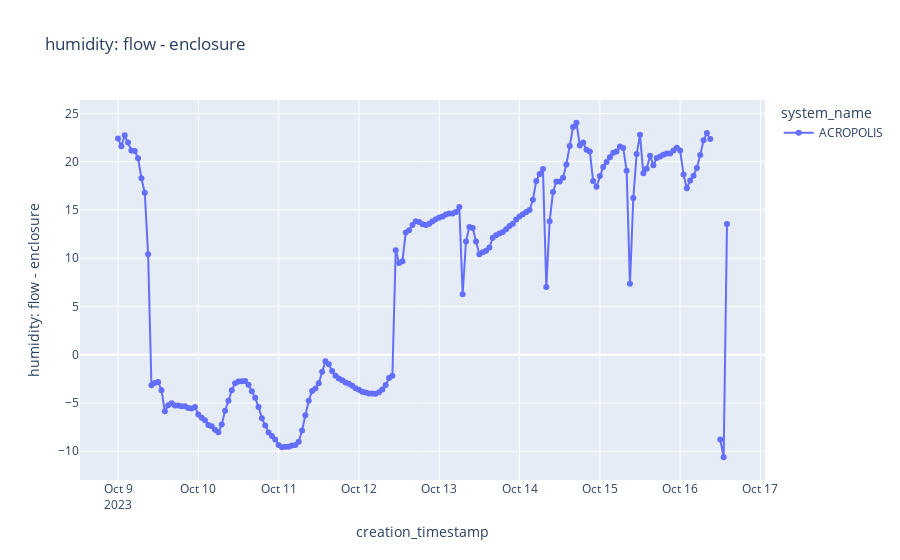

Notebook code for this chart:
### Code cell
# Humidity Delta
col_name = "humidity: flow - enclosure"

df_temp = df_a.with_columns((pl.col("sht45_humidity") - pl.col("enclosure_bme280_humidity")).alias(col_name)) \
.select("creation_timestamp","system_name",col_name)

plot_sensor_measurement(df_temp.collect(), col_name=col_name)

### Figure 1 — Plotly figure (JSON) as saved in the notebook; plotly's stock layout.template omitted (floating-point values rounded to 4 significant figures; data arrays with more than 128 entries replaced by an {"elided": "..."} marker saying what was removed)
{"data": [{"hovertemplate": "system_name=ACROPOLIS<br>creation_timestamp=%{x}<br>humidity: flow - enclosure=%{y}<extra></extra>", "legendgroup": "ACROPOLIS", "line": {"color": "#636efa", "dash": "solid"}, "marker": {"symbol": "circle"}, "mode": "lines+markers", "name": "ACROPOLIS", "orientation": "v", "showlegend": true, "type": "scatter", "x": {"elided": "182 str values"}, "xaxis": "x", "y": {"elided": "182 float values"}, "yaxis": "y"}], "layout": {"legend": {"title": {"text": "system_name"}, "tracegroupgap": 0}, "title": {"text": "humidity: flow - enclosure"}, "xaxis": {"anchor": "y", "domain": [0, 1], "title": {"text": "creation_timestamp"}}, "yaxis": {"anchor": "x", "domain": [0, 1], "title": {"text": "humidity: flow - enclosure"}}}}
